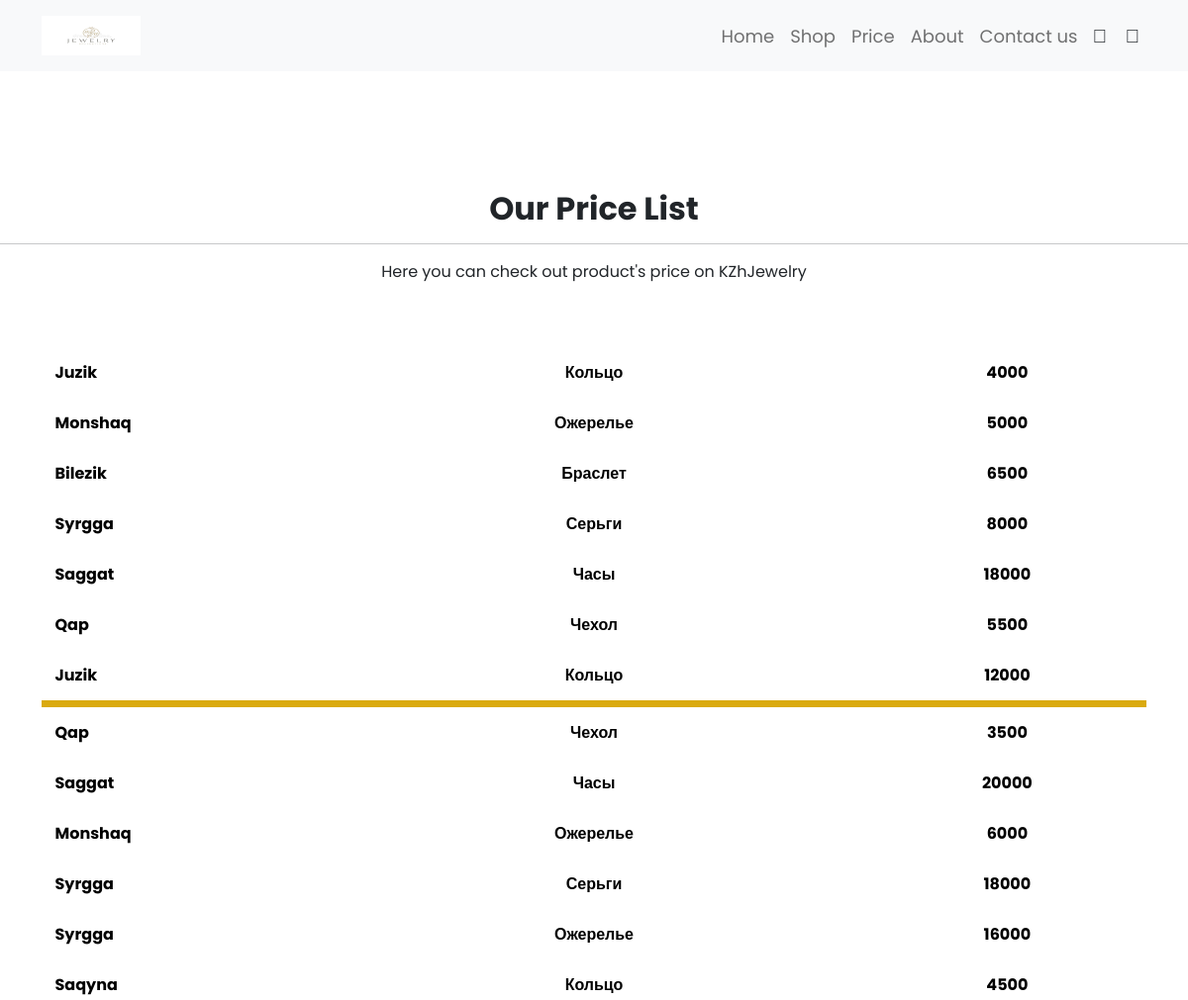
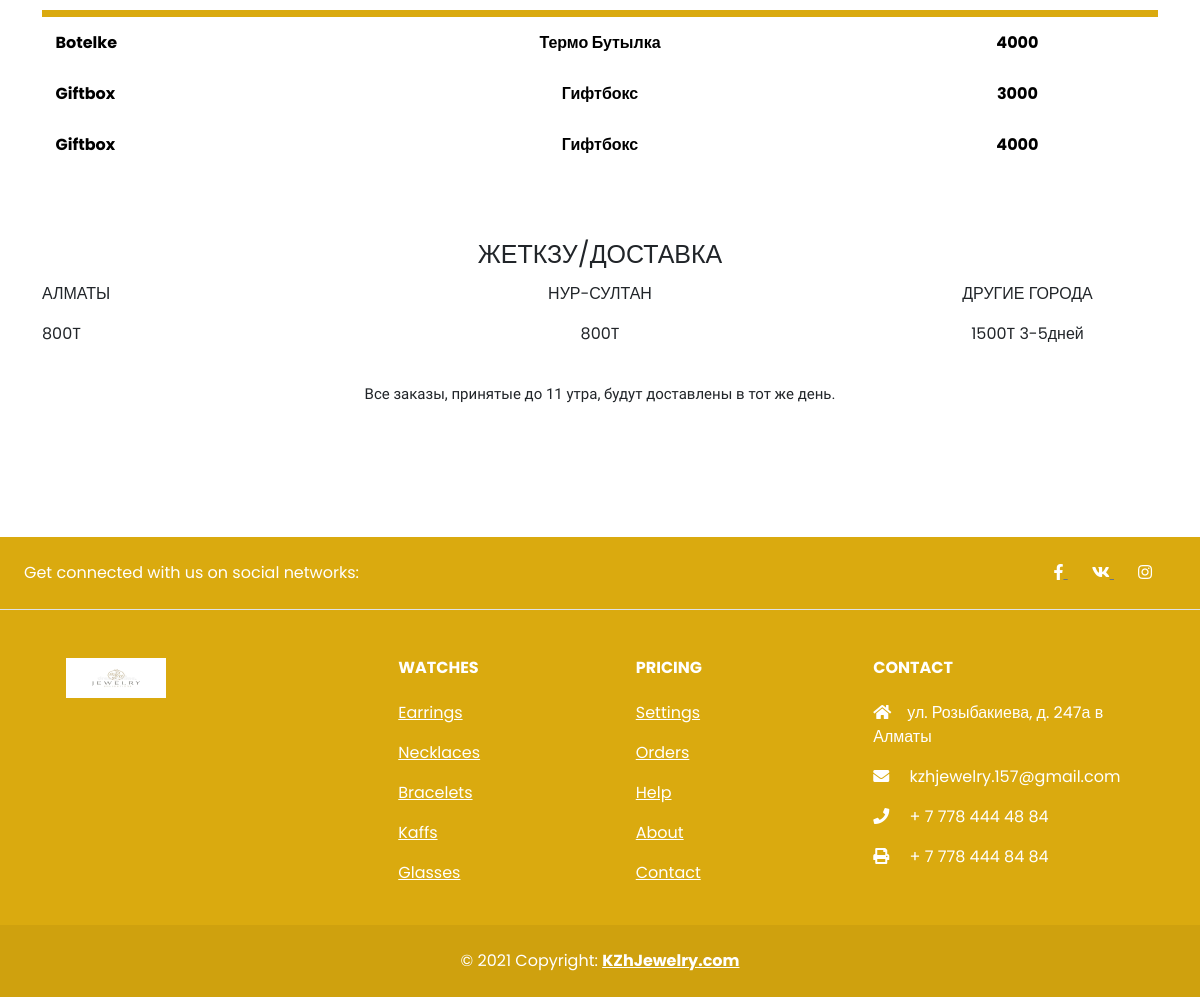
/price/ (signed in), run on the app's committed database (2 pictures, top to bottom).
### app/models.py (models this page shows, shortened)
class Price1(models.Model):
    kaz=models.CharField(max_length=255)
    rus=models.CharField(max_length=255)
    bagga=models.PositiveIntegerField(null = True)

class Price2(models.Model):
    kaz=models.CharField(max_length=255)
    rus=models.CharField(max_length=255)
    bagga=models.PositiveIntegerField(null = True)

class Price3(models.Model):
    kaz=models.CharField(max_length=255)
    rus=models.CharField(max_length=255)
    bagga=models.PositiveIntegerField(null = True)

class Footer(models.Model):
    prehead=models.CharField(max_length=255)
    head=models.CharField(max_length=100)
    mid=models.CharField(max_length=50)
    pre=models.CharField(max_length=25)
    pri=models.CharField(max_length=20)
    end=models.CharField(max_length=19)

### app/decorators.py (the view)
		def wrapper_func(request, *args, **kwargs):
			group = None
			if request.user.groups.exists():
				group = request.user.groups.all()[0].name
			if group in allowed_roles:
				return view_func(request, *args, **kwargs)
			else:
				return HttpResponse('OOOPPPSSS:(!  You are not authorized to view this page')

### app/views.py (called while the page is built)
@login_required(login_url='login')
@allowed_users(allowed_roles=['admin','student'])
def price(request):
    price1=Price1.objects.all()
    price2=Price2.objects.all()
    price3=Price3.objects.all()
    footer=Footer.objects.all()
    return render(request,'posts/jprice.html',{'footer': footer, 'price1':price1, 'price2':price2,'price3':price3})

### app/templates/posts/jprice.html (shortened to what this page needs)
{% load static %}
<!DOCTYPE html>
<html>
    <head>
        <link rel="stylesheet" href="{% static 'posts/css/style.css'%}"/>
        <link href="example" rel="stylesheet/scss" type="text/css">
        <link rel="stylesheet" href="https://stackpath.bootstrapcdn.com/bootstrap/4.1.3/css/bootstrap.min.css">
        <link rel="stylesheet" href="https://pro.fontawesome.com/releases/v5.10.0/css/all.css"/>
        <link href="https://cdn.jsdelivr.net/npm/bootstrap@5.1.3/dist/css/bootstrap.min.css" rel="stylesheet">
    </head>
    <body>
        <nav class="navbar navbar-expand-lg navbar-light bg-light py-3 fixed-top">
            <div class="container" >
              <a href="{%url 'jewelry'%}"><img src="{% static 'posts/images/jlogo.jpg' %}" alt="..." width="100px" height="40px"></a>
              <div class="collapse navbar-collapse" id="navbarSupportedContent">
                <ul class="navbar-nav ml-auto">
                  <li class="nav-item">
                    <a class="nav-link" href="{%url 'jewelry'%}">Home</a>
                  </li>
                  <li class="nav-item">
                    <a class="nav-link" href="{%url 'shop'%}">Shop</a>
                  </li>
                  <li class="nav-item">
                    <a class="nav-link" href="{%url 'price'%}">Price</a>
                  </li>
                  <li class="nav-item">
                    <a class="nav-link" href="{%url 'about'%}">About</a>
                  </li>
                  <li class="nav-item">
                    <a class="nav-link" href="{%url 'contactus'%}">Contact us</a>
                  </li>
                  <li class="nav-item">
                    <i class="fal fa-search"></i>
                    <i class="fal fa-shopping-bag"></i>
                  </li>
              </div>
            </div>
          </nav>
    <section id="featured" class="my-5 py-5">
        <div class="container_tipa mt-5 py-5">
            <h2 class="font-weight-bold text-center">Our Price List</h3>
            <hr>
            <p class="text-center">Here you can check out product's price on KZhJewelry</p>
        </div>
        <div class="container">
            {% for i in price1%}
            <div class="birnarse row">
                <div class="qazaqwa col-3">
                    {{i.kaz}}
                </div>
                <div class="rusca col-6">
                    {{i.rus}}
                </div>
                <div class="price col-3">
                    {{i.bagga}}
                </div>
            </div>
            {%endfor%}
            <div class="row1">
                <div class="qazaqwa col-3">
                </div>
                <div class="rusca col-6">
                </div>
                <div class="price col-3">
                </div>
            </div>
            {%for j in price2%}
            <div class="birnarse row">
                <div class="qazaqwa col-3">
                    {{j.kaz}}
                </div>
                <div class="rusca col-6">
                   {{j.rus}}
                </div>
                <div class="price col-3">
                   {{j.bagga}}
                </div>
            </div>
            {%endfor%}
            <div class="row1">
                <div class="qazaqwa col-3">
                </div>
                <div class="rusca col-6">
                </div>
                <div class="price col-3">
                </div>
            </div>
            {%for k in price3%}
            <div class="birnarse row">
                <div class="qazaqwa col-3">
                    {{k.kaz}}
                </div>
                <div class="rusca col-6">
                   {{k.rus}}
                </div>
                <div class="price col-3">
                   {{k.bagga}}
                </div>
            </div>
            {%endfor%}
            <div class="birnarse row">
                <div class="qazaqwa col-3">
                </div>
                <div class="rusca col-6">
                </div>
                <div class="price col-3">
                </div>
            </div>
            </div>
            <div class="container">
            <div class="row4">
                ЖЕТКЗУ/ДОСТАВКА
            </div>
          <div class="mt-2 row">
            <div class="qazaqwa col-3">
                АЛМАТЫ
            </div>
            <div class="rusca col-6">
                НУР-СУЛТАН
            </div>
            <div class="qazaqwa col-3 text-center">
                ДРУГИЕ ГОРОДА
            </div>
            </div>
        <div class="mt-3 row">
            <div class="qazaqwa col-3">
                800T
            </div>
            <div class="rusca col-6">
                800T
            </div>
            <div class="qazaqwa col-3 text-center">
                1500T  3-5дней
            </div>
          </div>
          <div class="row5">
            Все заказы, принятые до 11 утра, будут доставлены в тот же день.
          </div>
        </div>
    </section>
    <footer class="footer_tipa text-center text-lg-start text-muted">
        <section class="d-flex justify-content-center justify-content-lg-between p-4 border-bottom">
          <div class="me-5 d-none d-lg-block">
            <span>Get connected with us on social networks:</span>
          </div>
          <div>
            <a href="https://www.facebook.com/qazaq.republic.brand/" class=" me-4 text-reset">
              <i class="fab fa-facebook-f"></i>
            </a>
            <a href="https://vk.com/qazaqrepublicshop" class=" me-4 text-reset">
              <i class="fab fa-vk"></i>
            </a>
            <a href="https://www.instagram.com/qazaq.republic/" class="me-4 text-reset">
              <i class="fab fa-instagram"></i>
            </a>
          </div>
        </section>
        <section class="style_haha">
          <div class="container text-center text-md-start mt-5">
            <div class="row mt-3">
              <div class="col-md-3 col-lg-4 col-xl-3 mx-auto mb-4">
                <h6 class="text-uppercase fw-bold mb-4">
                 <img src="{% static 'posts/images/jlogo.jpg'%}" alt="" width="100px" height="40px">
                </h6>
              </div>
              {%for a in footer%}
              <div class="col-md-2 col-lg-2 col-xl-2 mx-auto mb-4">
                <h6 class="text-uppercase fw-bold mb-4">
                  {{a.prehead}}
                </h6>
                <p>
                  <a href="#!" class="text-reset">{{a.head}}</a>
                </p>
                <p>
                  <a href="#!" class="text-reset">{{a.mid}}</a>
                </p>
                <p>
                  <a href="#!" class="text-reset">{{a.pre}}</a>
                </p>
                <p>
                  <a href="#!" class="text-reset">{{a.pri}}</a>
                </p>
                <p>
                    <a href="#!" class="text-reset">{{a.end}}</a>
                  </p>
              </div>
              {%endfor%}
              <div class="col-md-4 col-lg-3 col-xl-3 mx-auto mb-md-0 mb-4">
                <h6 class="text-uppercase fw-bold mb-4">Contact</h6>
                <p><i class="fas fa-home me-3"></i>ул. Розыбакиева, д. 247а в Алматы</p>
                <p>
                  <i class="fas fa-envelope me-3"></i> kzhjewelry.157@gmail.com
                </p>
                <p><i class="fas fa-phone me-3"></i> + 7 778 444 48 84</p>
                <p><i class="fas fa-print me-3"></i> + 7 778 444 84 84</p>
              </div>
            </div>
          </div>
        </section>
        <div class="hey text-center p-4" style="background-color: rgba(0, 0, 0, 0.05);">
          © 2021 Copyright:
          <a class="text-reset fw-bold" href="https://mdbootstrap.com/">KZhJewelry.com</a>
        </div>
      </footer>
</body>
</html>

### app/static/posts/css/style.css (style rules this page uses)
* { margin:0; padding: 0; box-sizing: border-box; font-family: 'Poppins', sans-serif; }
.navbar { font-size: 18px; top:0; left:0; }
.navbar-light .navbar-nav .nav-link { padding: 0 20px; color: rgb(0, 0, 0); transition: 0.3s ease; }
.navbar i { font-size: 1.2rem; padding: 0 7px; cursor: pointer; font-weight: 500; transition: 0.3s ease; }
#featured { margin-top: 2cm; }
.container_tipa { background-color: white; }
.price { text-align: center; }
.rusca { text-align: center; }
.birnarse { color: black; padding: 13.5px; font-weight: bold; cursor: pointer; }
.row1 { background: rgb(218, 170, 15); padding: 2px; }
.row4 { margin-top: 1cm; font-size: 25px; text-align: center; }
.row5 { font-style: normal; font-size: 15px; font-family: 'Sen'; text-align: center; margin-top: 1cm; }
footer { margin-top: 2.2cm; background-color:rgb(218, 170, 15); }
footer span { color: rgb(255, 255, 255); }
footer i { color: white; }
.style_haha { color: white; text-decoration: none; }
footer { color: rgb(255, 255, 255); }
.hey { color: rgb(255, 255, 255); }

### data on the page
Price1: kaz "Juzik", rus "Кольцо", bagga "4000"
Price1: kaz "Monshaq", rus "Ожерелье", bagga "5000"
Price1: kaz "Bilezik", rus "Браслет", bagga "6500"
Price1: kaz "Syrgga", rus "Серьги", bagga "8000"
Price1: kaz "Saggat", rus "Часы", bagga "18000"
Price1: kaz "Qap", rus "Чехол", bagga "5500"
Price1: kaz "Juzik", rus "Кольцо", bagga "12000"
Price2: kaz "Qap", rus "Чехол", bagga "3500"
Price2: kaz "Saggat", rus "Часы", bagga "20000"
Price2: kaz "Monshaq", rus "Ожерелье", bagga "6000"
Price2: kaz "Syrgga", rus "Серьги", bagga "18000"
Price2: kaz "Syrgga", rus "Ожерелье", bagga "16000"
Price2: kaz "Saqyna", rus "Кольцо", bagga "4500"
Price3: kaz "Botelke", rus "Термо Бутылка", bagga "4000"
Price3: kaz "Giftbox", rus "Гифтбокс", bagga "3000"
Price3: kaz "Giftbox", rus "Гифтбокс", bagga "4000"
Footer: prehead "WATCHES", head "Earrings", mid "Necklaces", pre "Bracelets", pri "Kaffs", end "Glasses"
Footer: prehead "PRICING", head "Settings", mid "Orders", pre "Help", pri "About", end "Contact"
